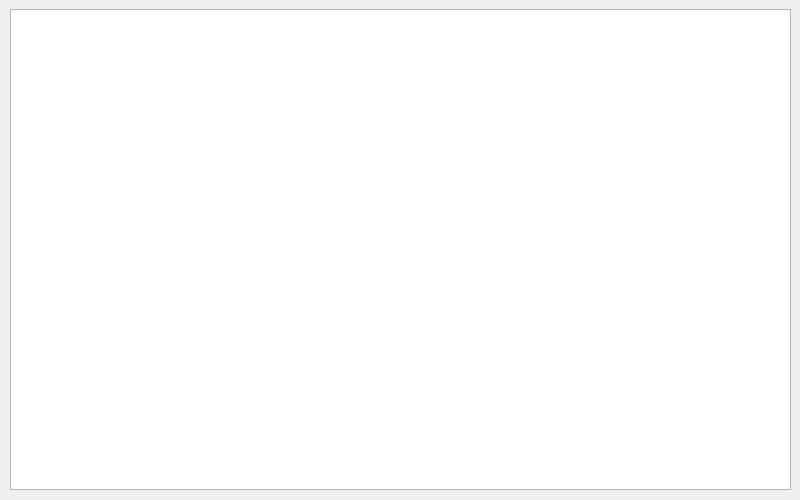
<?xml version="1.0" encoding="UTF-8"?>
<ui version="4.0">
 <class>bshare_gui</class>
 <widget class="QWidget" name="bshare_gui">
  <property name="geometry">
   <rect>
    <x>0</x>
    <y>0</y>
    <width>800</width>
    <height>500</height>
   </rect>
  </property>
  <property name="windowTitle">
   <string>Form</string>
  </property>
  <widget class="QWidget" name="gridLayoutWidget">
   <property name="geometry">
    <rect>
     <x>10</x>
     <y>9</y>
     <width>781</width>
     <height>481</height>
    </rect>
   </property>
   <layout class="QGridLayout" name="gridLayout">
    <item row="0" column="0">
     <widget class="QTreeView" name="bshare_menu_treeview"/>
    </item>
   </layout>
  </widget>
 </widget>
 <resources/>
 <connections/>
</ui>
